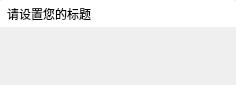
<?xml version="1.0" encoding="UTF-8"?>
<ui version="4.0">
 <class>TopWindow</class>
 <widget class="QWidget" name="TopWindow">
  <property name="geometry">
   <rect>
    <x>0</x>
    <y>0</y>
    <width>236</width>
    <height>85</height>
   </rect>
  </property>
  <property name="windowTitle">
   <string>TopWindow</string>
  </property>
  <property name="styleSheet">
   <string notr="true">#titleBar {
    background: white;
    border-top-left-radius: 3px;
    border-top-right-radius: 3px;
}

#titleBar #titleLabel {
    padding-left: 4px;
}

#titleBar QPushButton  {
    border: none;
    min-width: 25px;
    max-width: 25px;
    min-height: 27px;
    max-height: 27px;
    padding: 0;
    margin: 0;
    border-width: 0 0 0 0;
}

#titleBar #minButton {
    border-image: url(:/image/top-window/min.png) 0 0 0 0 stretch stretch;
}
#titleBar #minButton:hover {
    border-image: url(:/image/top-window/min-hover.png) 0 0 0 0 stretch stretch;
}
#titleBar #minButton:pressed {
    border-image: url(:/image/top-window/min-pressed.png) 0 0 0 0 stretch stretch;
}

#titleBar #maxButton {
    border-image: url(:/image/top-window/max.png) 0 0 0 0 stretch stretch;
}
#titleBar #maxButton:hover {
    border-image: url(:/image/top-window/max-hover.png) 0 0 0 0 stretch stretch;
}

#titleBar #maxButton:pressed {
    border-image: url(:/image/top-window/max-pressed.png) 0 0 0 0 stretch stretch;
}

#titleBar #restoreButton {
    border-image: url(:/image/top-window/restore.png) 0 0 0 0 stretch stretch;
}
#titleBar #restoreButton:hover {
    border-image: url(:/image/top-window/restore-hover.png) 0 0 0 0 stretch stretch;
}

#titleBar #restoreButton:pressed {
    border-image: url(:/image/top-window/restore-pressed.png) 0 0 0 0 stretch stretch;
}

#titleBar #closeButton {
    border-image: url(:/image/top-window/close.png) 0 0 0 0 stretch stretch;
}
#titleBar #closeButton:hover {
    border-image: url(:/image/top-window/close-hover.png) 0 0 0 0 stretch stretch;
}

#titleBar #closeButton:pressed {
    border-image: url(:/image/top-window/close-pressed.png) 0 0 0 0 stretch stretch;
}

QSizeGrip {
    width: 12px;
    height: 12px;
    border-width: 0 0 0 0;
    border-image: url(:/image/top-window/size-grip.png) 0 0 0 0 stretch stretch;
}
</string>
  </property>
  <layout class="QGridLayout" name="gridLayout">
   <property name="leftMargin">
    <number>0</number>
   </property>
   <property name="topMargin">
    <number>0</number>
   </property>
   <property name="rightMargin">
    <number>0</number>
   </property>
   <property name="bottomMargin">
    <number>0</number>
   </property>
   <item row="0" column="0">
    <widget class="QWidget" name="titleBar" native="true">
     <layout class="QHBoxLayout" name="horizontalLayout">
      <property name="spacing">
       <number>0</number>
      </property>
      <property name="leftMargin">
       <number>0</number>
      </property>
      <property name="topMargin">
       <number>0</number>
      </property>
      <property name="rightMargin">
       <number>0</number>
      </property>
      <property name="bottomMargin">
       <number>0</number>
      </property>
      <item>
       <widget class="QLabel" name="titleLabel">
        <property name="text">
         <string>请设置您的标题</string>
        </property>
       </widget>
      </item>
      <item>
       <spacer name="horizontalSpacer">
        <property name="orientation">
         <enum>Qt::Horizontal</enum>
        </property>
        <property name="sizeHint" stdset="0">
         <size>
          <width>234</width>
          <height>20</height>
         </size>
        </property>
       </spacer>
      </item>
      <item>
       <widget class="QPushButton" name="minButton">
        <property name="text">
         <string/>
        </property>
        <property name="flat">
         <bool>true</bool>
        </property>
       </widget>
      </item>
      <item>
       <widget class="QPushButton" name="maxButton">
        <property name="text">
         <string/>
        </property>
        <property name="flat">
         <bool>true</bool>
        </property>
       </widget>
      </item>
      <item>
       <widget class="QPushButton" name="restoreButton">
        <property name="text">
         <string/>
        </property>
        <property name="flat">
         <bool>true</bool>
        </property>
       </widget>
      </item>
      <item>
       <widget class="QPushButton" name="closeButton">
        <property name="text">
         <string/>
        </property>
        <property name="flat">
         <bool>true</bool>
        </property>
       </widget>
      </item>
     </layout>
    </widget>
   </item>
   <item row="1" column="0">
    <widget class="QWidget" name="centralWidget" native="true">
     <property name="sizePolicy">
      <sizepolicy hsizetype="Preferred" vsizetype="Expanding">
       <horstretch>0</horstretch>
       <verstretch>0</verstretch>
      </sizepolicy>
     </property>
     <property name="styleSheet">
      <string notr="true"/>
     </property>
    </widget>
   </item>
  </layout>
 </widget>
 <layoutdefault spacing="6" margin="11"/>
 <resources/>
 <connections/>
</ui>
